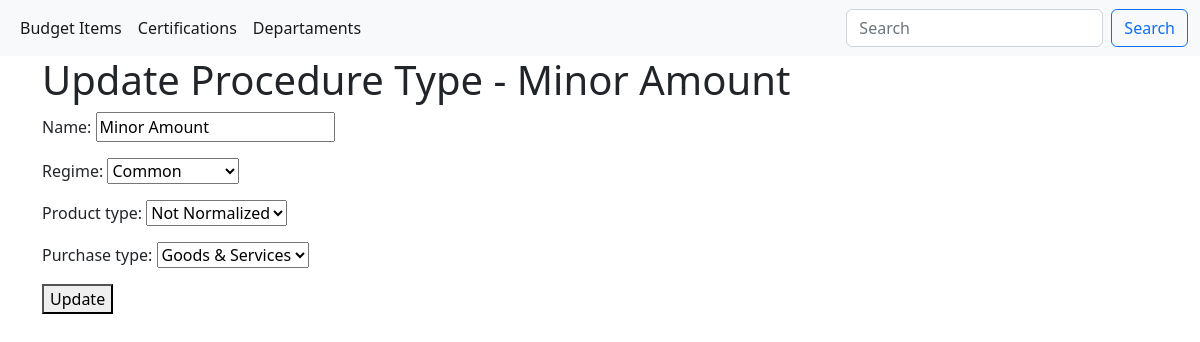
The app's page /procedures_types/update/1/, older data.
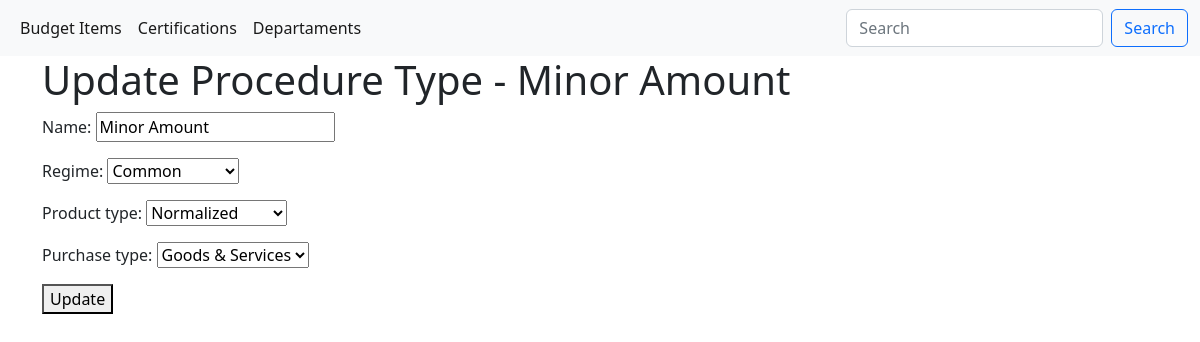
The same page, newer data.
### procedures_types/models.py (models this page shows, shortened)
class ProceduresTypes(models.Model):
    id = models.AutoField(
        primary_key = True
    )
    name = models.CharField(
        max_length = 50
    )
    regime = models.CharField(
        max_length = 14,
        choices = REGIME_CHOICES
    )
    product_type = models.CharField(
        max_length = 14,
        choices = PRODUCT_TYPE_CHOICES
    )
    purchase_type = models.CharField(
        max_length = 16,
        choices = PURCHASE_TYPE_CHOICES
    )

### procedures_types/views.py (the view)
# urls.py: path("update/<str:pk>/", ProceduresTypesUpdateView.as_view(), name = "update")
class ProceduresTypesUpdateView(UpdateView):
    model = ProceduresTypes
    fields = ["name", "regime", "product_type", "purchase_type"]
    template_name = "procedures_types_update.html"
    success_url = reverse_lazy("procedures_types:list")

### procedures_types/templates/procedures_types_update.html (shortened to what this page needs)
{% extends 'procedures_types_base.html' %}
{% block body %}
  <h1>Update Procedure Type - {{ object.name }}</h1>
  <form action="{% url 'procedures_types:update' object.pk %}" method="POST">
    {{ form.as_p }}
    <button type="submit">Update</button>
  </form>
{% endblock body %}

Row changes from the older to the newer data that the page shows:
changed ProceduresTypes "Minor Amount": product_type "Not Normalized" → "Normalized"
